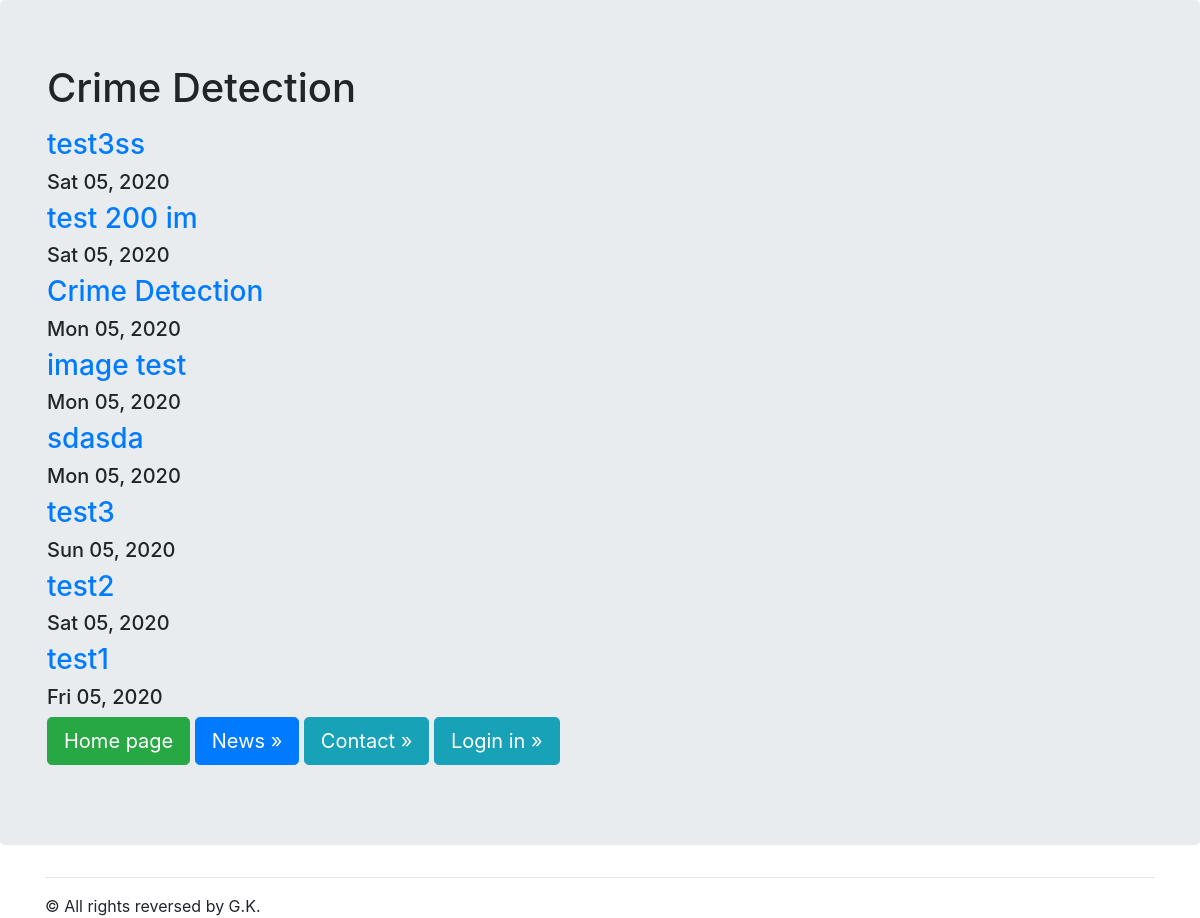
Before: /news/ with the older database file.
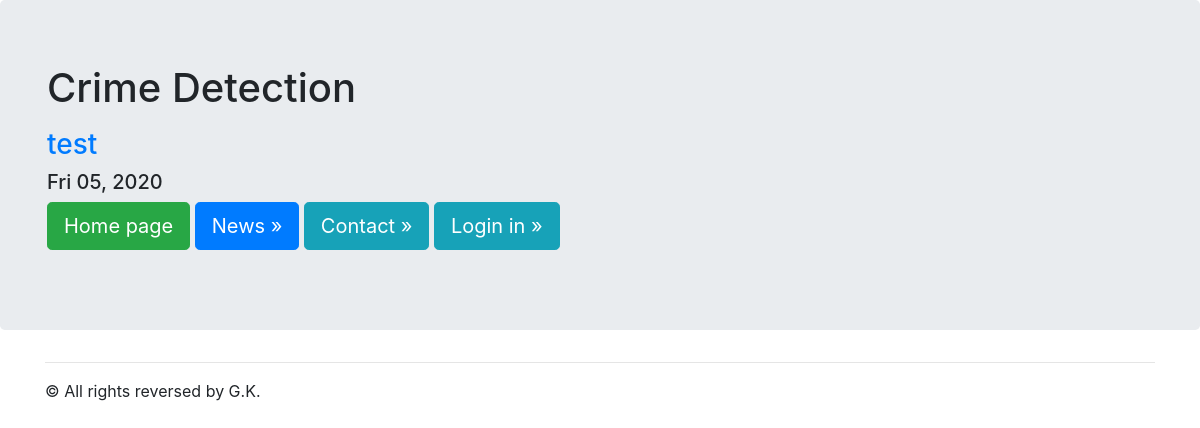
After: the same page with the newer database file.
### news/models.py (models this page shows, shortened)
class Articles(models.Model):
    title = models.CharField(max_length=120)
    post = models.TextField()
    date = models.DateTimeField()
    image=models.ImageField(null=True, blank=True,upload_to="images/")
    objects = models.Manager()
    def bit (self):
        if self.image:
            return u'<img src="%s" width="70"/>'% self.article_image.url
        else:
            return u'(none)'
    bit.allow_tags = True

### news/templates/news/posts.html
{% extends "mainApp/wrapper.html" %}
{% block content %}
    {% for post in object_list %}
    <a href="/news/{{post.id}}"><h3>{{post.title}}</h3></a>
    <h5>{{post.date|date:"D m, Y"}}</h5>
    {% endfor %}
{% endblock %}

### mainApp/templates/mainApp/wrapper.html (shortened to what this page needs)
<!DOCTYPE html>
<html lang="en">
<head>
  {% load static %}
  <link rel="stylesheet" href="{% static 'css/bootstrap.min.css' %}" type="text/css">
</head>
<body>
  <div class="jumbotron">
    <div class="container">
      <h1>{% include "mainApp/includes/some_html.html" %}</h1>
      {% block content %}
      {% endblock %}
      <p>
        <a href="/" class="btn btn-success btn-lg">Home page</a>
        <a href="/news" class="btn btn-primary btn-lg">News &raquo;</a>
        <a href="/contact" class="btn btn-info btn-lg">Contact &raquo;</a>
        <a href="/Login in" class="btn btn-info btn-lg">Login in &raquo;</a>
      </p>
    </div>
  </div>
  <div class="container">
    <hr>
    &copy;  All rights reversed by G.K.
  </div>
</body>
</html>

### mainApp/templates/mainApp/includes/some_html.html
{% block content %}
<p> Crime Detection</p>
{% endblock %}

Changed rows visible on the page:
removed Articles: title "test3ss", date "Sat 05, 2020"
removed Articles: title "test 200 im", date "Sat 05, 2020"
removed Articles: title "Crime Detection", date "Mon 05, 2020"
removed Articles: title "image test", date "Mon 05, 2020"
removed Articles: title "sdasda", date "Mon 05, 2020"
removed Articles: title "test3", date "Sun 05, 2020"
removed Articles: title "test2", date "Sat 05, 2020"
removed Articles: title "test1", date "Fri 05, 2020"
added Articles: title "test", date "Fri 05, 2020"
